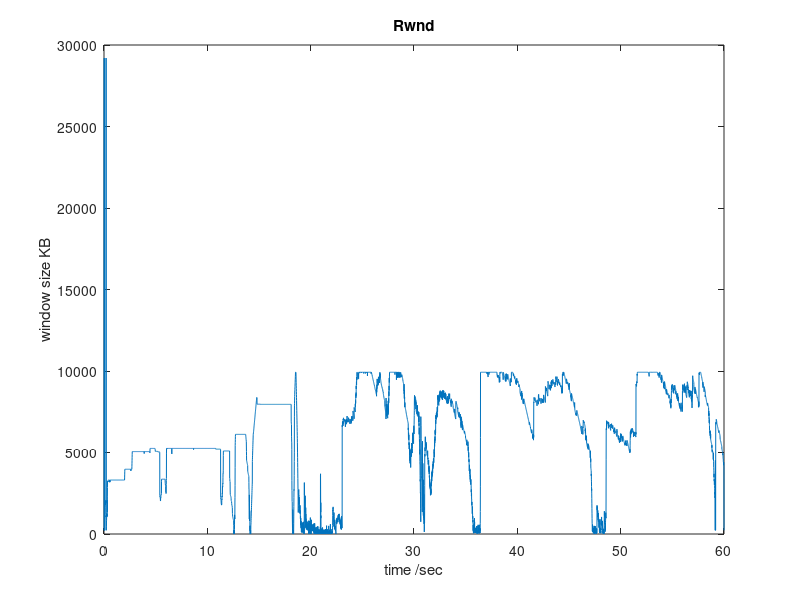

The MATLAB script that drew this image:
clc; clear all; close all;
load tcp_rwnd.mat;
time_axis = linspace(0,60,9132);
plot (time_axis, VarName3);
title('Rwnd');
xlabel('time /sec'); ylabel('window size KB');